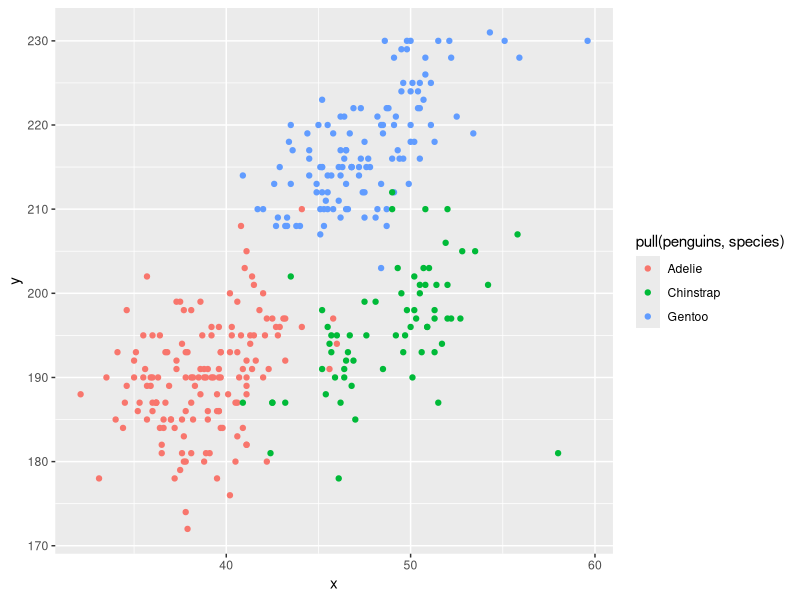

R code for this plot:
## ---- chunk 1
library(tidyverse)
hw_df = 
  tibble(
    data1 = rnorm(10),
    samp_gt_0 = data1 > 0,
    char_vec = c("a", "b", "c", "d", "e", "f", "g", "h", "i", "j"),
    factor_vec = factor(c("low", "low", "low", "mod", "mod", "mod", "high", "high", "high", "high"))
  )
## ---- chunk 2
mean(pull(hw_df, data1))
mean(pull(hw_df, samp_gt_0))
mean(pull(hw_df, char_vec))
mean(pull(hw_df, factor_vec))
## ---- chunk 3
as.numeric(pull(hw_df, data1))
as.numeric(pull(hw_df, samp_gt_0))
as.numeric(pull(hw_df, char_vec))
as.numeric(pull(hw_df, factor_vec))
## ---- chunk 4
as.numeric(pull(hw_df, samp_gt_0)) * pull(hw_df, data1)
as.factor(pull(hw_df, samp_gt_0)) * pull(hw_df, data1)
as.numeric(as.factor(pull(hw_df, samp_gt_0))) * pull(hw_df, data1)
## ---- chunk 5

data("penguins", package = "palmerpenguins")
head(penguins)
nrow(penguins)
ncol(penguins)
mean(pull(penguins, flipper_length_mm),na.rm = TRUE)


## ---- chunk 6
plot_df = tibble(
  y = pull(penguins, flipper_length_mm),
  x = pull(penguins, bill_length_mm))

ggplot(plot_df, aes(x = x, y = y, color = pull(penguins,species))) + geom_point()
